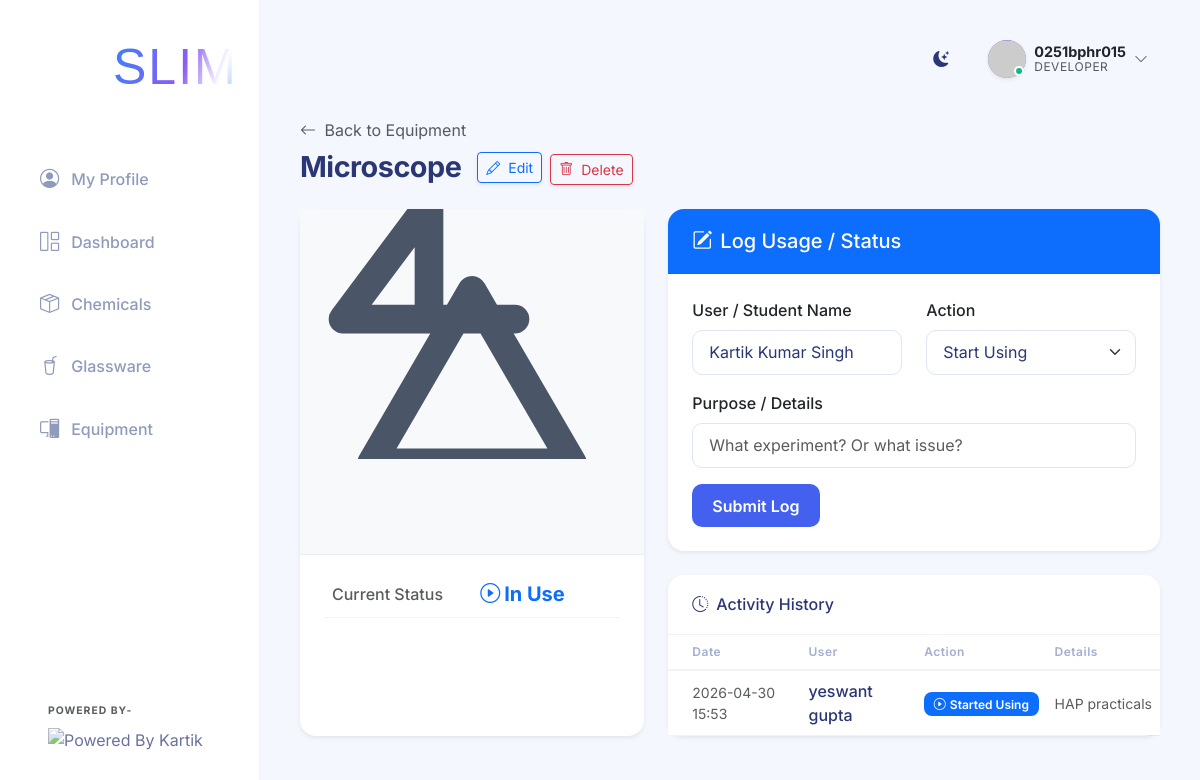
The page /equipment/2 (signed in) on the database its author committed.
### app.py (models this page shows)
class User(UserMixin, db.Model):
    id = db.Column(db.Integer, primary_key=True)
    username = db.Column(db.String(100), unique=True, nullable=False)
    password_hash = db.Column(db.String(200), nullable=False)
    role = db.Column(db.String(50), nullable=False) # 'teacher', 'student', or 'developer'
    full_name = db.Column(db.String(150), nullable=True)
    roll_number = db.Column(db.String(50), nullable=True)
    email = db.Column(db.String(150), nullable=True)
    phone = db.Column(db.String(20), nullable=True)

class Equipment(db.Model):
    id = db.Column(db.Integer, primary_key=True)
    name = db.Column(db.String(150), nullable=False)
    status = db.Column(db.String(50), nullable=False) # Available, In Use, Maintenance
    logs = db.relationship('EquipmentLog', backref='equipment', lazy=True, cascade="all, delete-orphan")

class EquipmentLog(db.Model):
    id = db.Column(db.Integer, primary_key=True)
    equipment_id = db.Column(db.Integer, db.ForeignKey('equipment.id'), nullable=False)
    user_name = db.Column(db.String(100), nullable=False)
    action = db.Column(db.String(50), nullable=False) # Started Using, Finished Using, Maintenance
    purpose = db.Column(db.String(255), nullable=False)
    date = db.Column(db.DateTime, nullable=False, default=datetime.utcnow)

### app.py (the view)
@app.route('/equipment/<int:id>')
def equipment_detail(id):
    item = Equipment.query.get_or_404(id)
    item.image_url = get_lab_item_image(item.name, width=500)
    logs = EquipmentLog.query.filter_by(equipment_id=id).order_by(EquipmentLog.date.desc()).all()
    return render_template('equipment_detail.html', item=item, logs=logs)

### app.py (called while the page is built)
@login_manager.user_loader
def load_user(user_id):
    return User.query.get(int(user_id))

### templates/equipment_detail.html (shortened to what this page needs)
{% extends 'base.html' %}
{% block content %}
<div class="d-flex justify-content-between align-items-center mb-4">
    <div>
        <a href="{{ url_for('equipment') }}" class="text-decoration-none text-muted mb-2 d-inline-block">
            <i class="bi bi-arrow-left me-1"></i> Back to Equipment
        </a>
        <h2 class="page-title mb-0 d-flex align-items-center">
            {{ item.name }}
            {% if current_user.is_authenticated and current_user.role in ['teacher', 'developer'] %}
            <button class="btn btn-sm btn-outline-primary ms-3 shadow-sm" data-bs-toggle="modal" data-bs-target="#editEquipmentModal">
                <i class="bi bi-pencil me-1"></i> Edit
            </button>
            <form action="{{ url_for('delete_equipment', id=item.id) }}" method="POST" class="d-inline ms-2" onsubmit="return confirm('Permanently delete this equipment? This will also remove its history.')">
                <button type="submit" class="btn btn-sm btn-outline-danger shadow-sm">
                    <i class="bi bi-trash me-1"></i> Delete
                </button>
            </form>
            {% endif %}
        </h2>
    </div>
</div>
<div class="row">
    <div class="col-md-5 mb-4">
        <div class="card shadow-sm h-100">
            <div class="card-body text-center p-0" style="background-color: #f8f9fa; border-bottom: 1px solid rgba(0,0,0,0.05);">
                <img src="{{ item.image_url }}" class="img-fluid" style="object-fit: cover; height: 250px; width: 100%;" alt="{{ item.name }}">
            </div>
            <div class="card-body pt-3">
                <table class="table table-borderless mb-0">
                    <tbody>
                        <tr>
                            <td class="text-muted fw-medium w-50">Current Status</td>
                            <td class="fw-bold fs-5">
                                {% if item.status == 'Available' %}
                                <span class="text-success"><i class="bi bi-check-circle me-1"></i>Available</span>
                                {% elif item.status == 'In Use' %}
                                <span class="text-primary"><i class="bi bi-play-circle me-1"></i>In Use</span>
                                {% elif item.status == 'Maintenance' %}
                                <span class="text-warning"><i class="bi bi-tools me-1"></i>Maintenance</span>
                                {% else %}
                                <span class="text-secondary">{{ item.status }}</span>
                                {% endif %}
                            </td>
                        </tr>
                    </tbody>
                </table>
            </div>
        </div>
    </div>
    <div class="col-md-7">
        <div class="card shadow-sm mb-4 border-primary">
            <div class="card-header bg-primary text-white">
                <h5 class="mb-0"><i class="bi bi-pencil-square me-2"></i>Log Usage / Status</h5>
            </div>
            <div class="card-body">
                {% if current_user.is_authenticated %}
                <form action="{{ url_for('log_equipment_usage', id=item.id) }}" method="POST">
                    <div class="row mb-3">
                        <div class="col-md-6">
                            <label class="form-label fw-medium">User / Student Name</label>
                            <input type="text" name="user_name" class="form-control"
                                   value="{{ current_user.full_name or current_user.username }}"
                                   {% if current_user.role != 'teacher' %}readonly{% endif %} required>
                        </div>
                        <div class="col-md-6">
                            <label class="form-label fw-medium">Action</label>
                            <select name="action" class="form-select" required>
                                <option value="Started Using">Start Using</option>
                            </select>
                        </div>
                    </div>
                    <div class="mb-3">
                        <label class="form-label fw-medium">Purpose / Details</label>
                        <input type="text" name="purpose" class="form-control" placeholder="What experiment? Or what issue?" required>
                    </div>
                    <button type="submit" class="btn btn-primary">
                        Submit Log
                    </button>
                </form>
                {% else %}
                <div class="text-center py-3">
                    <i class="bi bi-lock text-muted fs-1 d-block mb-2"></i>
                    <p class="text-muted">You must be logged in as a Student or Teacher to update equipment status.</p>
                    <button class="btn btn-outline-primary" data-bs-toggle="modal" data-bs-target="#loginModal">Login Now</button>
                </div>
                {% endif %}
            </div>
        </div>
        <div class="card shadow-sm">
            <div class="card-header bg-white">
                <h6 class="mb-0"><i class="bi bi-clock-history me-2"></i>Activity History</h6>
            </div>
            <div class="card-body p-0">
                <div class="table-responsive">
                    <table class="table table-hover align-middle mb-0">
                        <thead class="bg-light">
                            <tr>
                                <th class="ps-4">Date</th>
                                <th>User</th>
                                <th>Action</th>
                                <th>Details</th>
                            </tr>
                        </thead>
                        <tbody>
                            {% for log in logs %}
                            <tr>
                                <td class="ps-4 text-muted small">{{ log.date.strftime('%Y-%m-%d %H:%M') }}</td>
                                <td class="fw-medium">{{ log.user_name }}</td>
                                <td>
                                    {% if log.action == 'Started Using' %}
                                    <span class="badge bg-primary"><i class="bi bi-play-circle me-1"></i>Started Using</span>
                                    {% elif log.action == 'Finished Using' %}
                                    <span class="badge bg-success"><i class="bi bi-check-circle me-1"></i>Finished Using</span>
                                    {% elif log.action == 'Reported Issue' %}
                                    <span class="badge bg-warning text-dark"><i class="bi bi-exclamation-triangle me-1"></i>Reported Issue</span>
                                    {% endif %}
                                </td>
                                <td class="text-muted small text-truncate" style="max-width: 200px;" title="{{ log.purpose }}">{{ log.purpose }}</td>
                            </tr>
                            {% else %}
                            <tr>
                                <td colspan="4" class="text-center py-4 text-muted">No activity logs recorded yet.</td>
                            </tr>
                            {% endfor %}
                        </tbody>
                    </table>
                </div>
            </div>
        </div>
    </div>
</div>
{% endblock %}

### templates/base.html (shortened to what this page needs)
<!DOCTYPE html>
<html lang="en">
<head>
    <link href="https://cdn.jsdelivr.net/npm/bootstrap@5.3.0/dist/css/bootstrap.min.css" rel="stylesheet">
    <link rel="stylesheet" href="{{ url_for('static', filename='css/style.css') }}">
    <link rel="stylesheet" href="https://cdn.jsdelivr.net/npm/bootstrap-icons@1.10.5/font/bootstrap-icons.css">
</head>
<body>
    <div class="app-container">
        <nav class="sidebar d-flex flex-column">
            <div class="sidebar-header">
                <a class="navbar-brand d-flex align-items-center morph-logo" href="{{ url_for('dashboard') }}"
                    style="text-decoration: none;">
                    <div class="me-1 d-flex justify-content-center align-items-center"
                        style="width: 80px; height: 80px; margin-left: -5px;">
                        <dotlottie-player src="{{ url_for('static', filename='logo.lottie') }}" background="transparent"
                            speed="1" style="width: 80px; height: 80px;" loop autoplay></dotlottie-player>
                    </div>
                    <div class="logo-text-container">
                        <div class="logo-text main-text">
                            <span class="slim-text-animated">SLIM</span>
                        </div>
                    </div>
                </a>
            </div>
            <ul class="nav flex-column sidebar-nav mt-3">
                {% if current_user.is_authenticated and current_user.role in ['student', 'developer'] %}
                <li class="nav-item">
                    <a class="nav-link {% if request.endpoint == 'profile' %}active{% endif %}"
                        href="{{ url_for('profile') }}">
                        <i class="bi bi-person-circle"></i> My Profile
                    </a>
                </li>
                {% endif %}
                <li class="nav-item">
                    <a class="nav-link {% if request.endpoint == 'dashboard' %}active{% endif %}"
                        href="{{ url_for('dashboard') }}">
                        <i class="bi bi-grid-1x2"></i> Dashboard
                    </a>
                </li>
                <li class="nav-item">
                    <a class="nav-link {% if request.endpoint == 'chemicals' or request.endpoint == 'add_chemical' or request.endpoint == 'chemical_detail' %}active{% endif %}"
                        href="{{ url_for('chemicals') }}">
                        <i class="bi bi-box-seam"></i> Chemicals
                    </a>
                </li>
                <li class="nav-item">
                    <a class="nav-link {% if request.endpoint == 'glassware' %}active{% endif %}"
                        href="{{ url_for('glassware') }}">
                        <i class="bi bi-cup-straw"></i> Glassware
                    </a>
                </li>
                <li class="nav-item">
                    <a class="nav-link {% if request.endpoint == 'equipment' %}active{% endif %}"
                        href="{{ url_for('equipment') }}">
                        <i class="bi bi-pc-display"></i> Equipment
                    </a>
                </li>
            </ul>
            <div class="sidebar-footer mt-auto p-4 text-start">
                <small class="text-muted d-block fw-bold text-uppercase mb-2"
                    style="font-size: 0.65rem; letter-spacing: 1px;">Powered By-</small>
                <img src="https://student.camu.in/camu_attachment/get/6696654be0b1fd900cf3997c" alt="Powered By Kartik"
                    class="img-fluid powered-logo">
            </div>
        </nav>
        <main class="main-content">
            <header class="top-header d-flex justify-content-between align-items-center mb-4">
                <div class="d-flex align-items-center">
                    <div class="theme-toggle" id="themeToggle" title="Toggle Dark/Light Mode">
                        <i class="bi bi-moon-stars-fill"></i>
                    </div>
                    <div class="user-profile dropdown">
                        <div class="profile-trigger d-flex align-items-center" {% if current_user.is_authenticated
                            %}data-bs-toggle="dropdown" {% else %}data-bs-toggle="modal" data-bs-target="#loginModal" {%
                            endif %}>
                            {% if current_user.is_authenticated %}
                            <div class="avatar-wrapper me-2">
                                <div class="avatar-circle {% if current_user.role == 'developer' %}bg-developer{% elif current_user.role == 'teacher' %}bg-teacher{% else %}bg-student{% endif %} shadow-sm"
                                    style="padding: 0; overflow: hidden;">
                                    <img src="https://api.dicebear.com/9.x/bottts/svg?seed={{ current_user.username }}&backgroundColor=transparent"
                                        alt="Avatar"
                                        style="width: 100%; height: 100%; object-fit: cover; transform: scale(1.1) translateY(2px);">
                                </div>
                                <div class="status-indicator online"></div>
                            </div>
                            <div class="user-info d-none d-sm-block">
                                <div class="user-name fw-bold text-dark">{{ current_user.username|capitalize }}</div>
                                <div class="user-role text-muted">{{ current_user.role|capitalize }}</div>
                            </div>
                            <i class="bi bi-chevron-down ms-2 text-muted small"></i>
                            {% else %}
                            <div class="avatar-circle bg-secondary shadow-sm me-2">
                                <i class="bi bi-person"></i>
                            </div>
                            <span class="fw-medium text-dark">Login</span>
                            {% endif %}
                        </div>
                    </div>
            </header>
            <div class="content-wrapper">
                {% block content %}{% endblock %}
            </div>
        </main>
    </div>
</body>
</html>

### rows shown on the page
User: username "0251bphr015", role "DEVELOPER", user_name "Kartik Kumar Singh"
Equipment: name "Microscope"
EquipmentLog: date "2026-04-30 15:53", user_name "yeswant gupta", action "Started Using" (drawn), purpose "HAP practicals"
